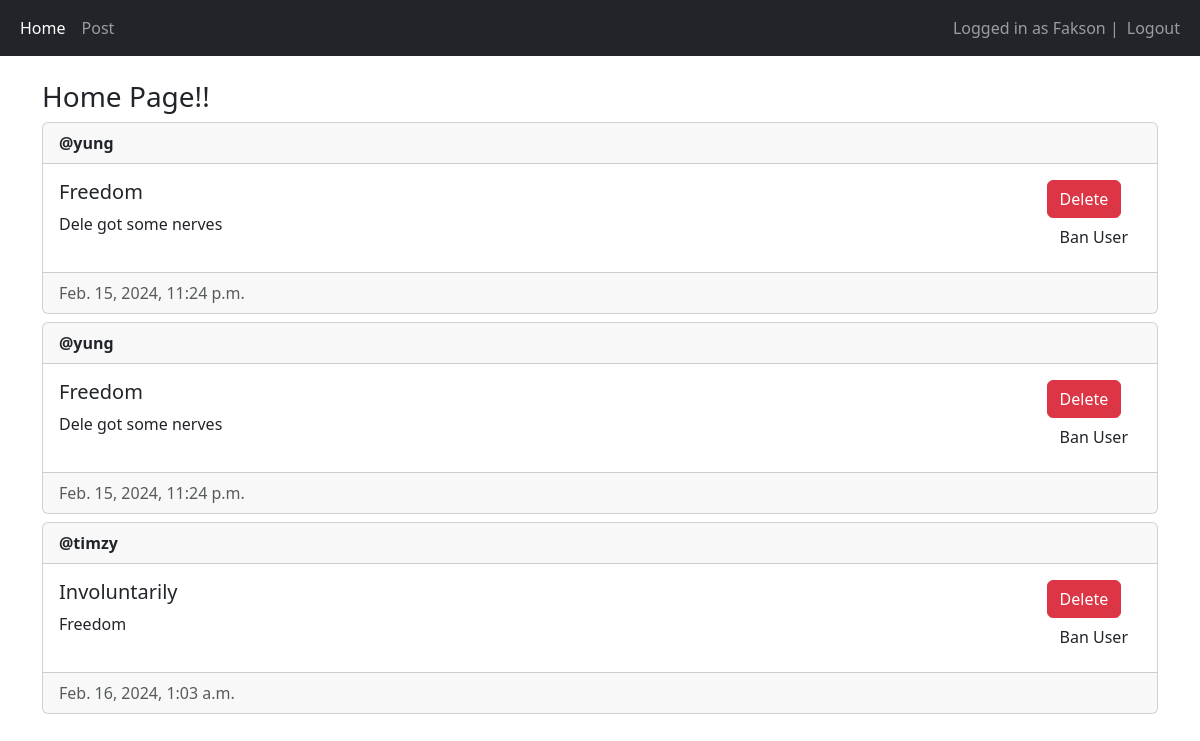
The page / (signed in) on the database its author committed.
### main/models.py (models this page shows, shortened)
class Post(models.Model):
    author = models.ForeignKey(User, on_delete=models.CASCADE)
    title = models.CharField(max_length=200)
    description = models.TextField()
    created_at = models.DateTimeField(auto_now_add=True)
    updated_at = models.DateField(auto_now=True)

### main/views.py (the view, shortened to what this page needs)
# urls.py: path('', views.home, name='home'),
@login_required(login_url="/login")
def home(request):
    posts = Post.objects.all()
    return render(request, 'main/home.html', {"posts": posts})

### main/templates/main/home.html (shortened to what this page needs)
{% extends 'main/base.html' %}
{% block content %}
<h3>Home Page!!</h3>
{% for post in posts %}
<div class="card mt-2">
    <div class="card-header"><strong>@{{ post.author.username }}</strong></div>
    <div class="card-body d-flex flex-row justify-content-between">
        <div>
            <h5 class="card-title">{{ post.title }}</h5>
            <p>{{ post.description }}</p>
        </div>
        <div>
            {% if request.user == post.author or perms.main.delete_post%}
            <form method="POST">
                <button type="submit" class="btn btn-danger">Delete</button>
            </form>
            {% endif %}
            {% if user.is_staff %}
            <form method="POST">
                <button type="submit" class="btn btn-waring">Ban User</button>
            </form>
            {% endif %}
        </div>
    </div>
    <div class="card-footer text-muted">{{ post.created_at }}</div>
</div>
{% empty %}
<p>No Post yet:</p>
{% endfor %}
{% endblock %}

### main/templates/main/base.html (shortened to what this page needs)
<!DOCTYPE html>
<html lang="en">
<head>
    <link href="https://cdn.jsdelivr.net/npm/bootstrap@5.3.2/dist/css/bootstrap.min.css" rel="stylesheet">
</head>
<body>
    <nav class="navbar navbar-expand-lg bg-dark navbar-dark">
        <div class="container-fluid">
          <div>
            <ul class="navbar-nav">
              <li class="nav-item">
                <a class="nav-link active" aria-current="page" href="/home">Home</a>
              </li>
              <li class="nav-item">
                <a class="nav-link" href="/create-post">Post</a>
              </li>
            </ul>
          </div>
          <div>
            <ul class="navbar-nav">
              {% if user.is_authenticated %}
              <span class="navbar-text"> Logged in as {{user.username}} | </span>
              <li class="nav-item">
                <a class="nav-link" href="/logout">Logout</a>
              </li>
              {% else %}
                <li class="nav-item">
                    <a class="nav-link" href="/login">Login</a>
                </li>
              {% endif %}
            </ul>
          </div>
        </div>
      </nav>
    <div class="container pt-4">
        {% block content %}
        {% endblock %}
    </div>
</body>
</html>

### rows shown on the page
Post: author.username "yung", title "Freedom", description "Dele got some nerves", created_at "Feb. 15, 2024, 11:24 p.m."
Post: author.username "yung", title "Freedom", description "Dele got some nerves", created_at "Feb. 15, 2024, 11:24 p.m."
Post: author.username "timzy", title "Involuntarily", description "Freedom", created_at "Feb. 16, 2024, 1:03 a.m."

### other values the page prints
{{ user.username }} "Fakson"
